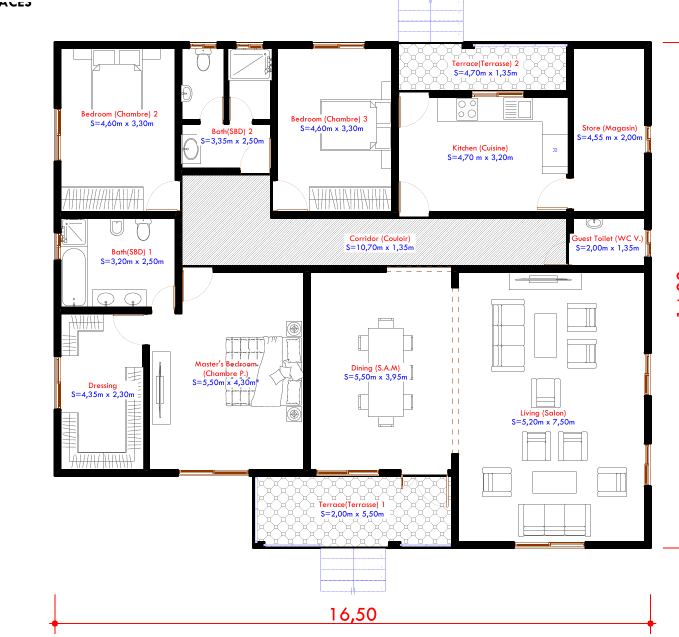
#> input picture visite_plan/jobs/V3-014/source.png, 1358 x 1273 px (shown at 1/2 size)
$ python redraw_job.py
#> lines starting #> are read from the running program, lines starting #| are printed output that depends on the picture; after the words box and inside, x2 and y2 are one past the last pixel; in counts of white or black regions, pixels touching at a corner belong together
### visite_plan/tools/redraw.py
"""Redessin d'un plan 2D au style WooPlans (référence : jobs/V3-003/plan.png) à partir de la géométrie de ses pièces.

Chaque pièce est un polygone orthogonal (coordonnées du plan source). Les bords sont recalés sur les murs détectés
dans le plan source, puis :
  - sol par type de pièce (blanc, carrelage clair des pièces d'eau, pierre grise des extérieurs) ;
  - murs noirs d'épaisseur constante sur tous les bords ; un trou dans le mur source donne une ouverture
    (porte intérieure dessinée avec son battant, porte extérieure si déclarée) ou une fenêtre bleue sur la façade ;
  - mobilier : traits fins du plan source à l'intérieur des pièces, en gris ;
  - étiquettes au style WooPlans (« Chambre 2 »), sans surface faute de PDF.
Les polygones recalés servent au voile de la vidéo, et le trajet du point est le plus court chemin entre les pièces
en passant par les ouvertures (restyle.shortest_path).
"""
import json
from pathlib import Path

import cv2
import numpy as np
from PIL import Image, ImageDraw, ImageFont

from restyle import FLOORS, FONT, label as draw_label, shortest_path, tiles

WALL = (24, 24, 24)
GLASS = (174, 214, 236)
GLASS_EDGE = (120, 170, 200)
FURN = (128, 128, 126)


def edges(poly):
    return [(poly[i], poly[(i + 1) % len(poly)]) for i in range(len(poly))]


# [216 lines left out: functions snap_polys, unify, gaps_along, redraw, not called in this run]


def paths_json(job, rooms, polys, walls, start, order, clear_px=7, crop=(0, 0), scale=1.0, footprint=None):
    """paths.json pour la scène (coordonnées de plan.png = (x - crop) * scale)."""
    by = {r["name"]: r for r in rooms}
    fp = np.zeros(walls.shape, np.uint8)
    for p in polys.values():
        cv2.fillPoly(fp, [np.array(p, np.int32)], 1)
    fp = cv2.dilate(fp, np.ones((3, 3), np.uint8))
    if footprint is not None:
        fp = fp | footprint.astype(np.uint8)
    out, pos = [], tuple(start)
    tr = lambda q: [round((q[0] - crop[0]) * scale, 1), round((q[1] - crop[1]) * scale, 1)]
    for name in order:
        r = by[name]
        stop = tuple(r["stop"])
        try:
            path = shortest_path(walls, pos, stop, clear_px, footprint=fp)
        except ValueError as e:                     # signalé : à corriger (porte non détectée)
            print("ATTENTION", name, e); path = [list(pos), list(stop)]
        out.append({"name": name, "path": [tr(q) for q in path], "poly": [tr(q) for q in polys[name]]})
        pos = stop
    Path(job, "paths.json").write_text(json.dumps({"start": tr(start), "rooms": out}, ensure_ascii=False, indent=1),
                                       encoding="utf-8")
    return out


def run_job(here, src, ink, rooms, order, start, crop, wall_px=13, label_boxes=(), T=20, check=True, keep_src=False,
            **kw):
    """Chaîne complète d'un job : plan.png (recadré), paths.json, paths_check.png, meta.json (plan_px).
    keep_src : le plan source est déjà au style WooPlans (rendu réaliste) ; on garde l'image, on remplace les
    étiquettes et on recale seulement les pièces et les trajets."""
    from restyle import split_ink, footprint_of
    from relabel import erase_text
    here = Path(here)
    ink = ink.copy()
    for cx, cy, w, h in label_boxes:                 # étiquettes du plan source (centre, largeur, hauteur)
        ink[max(0, cy - h // 2):cy + h // 2, max(0, cx - w // 2):cx + w // 2] = False
    raw, _ = split_ink(ink, wall_px)
    if keep_src:
        img = src.convert("RGB")
        for cx, cy, w, h in label_boxes:
            img = erase_text(img, cx, cy, w // 2, h // 2, dark=120, maxh=h + 4, grow=3)
        from restyle import room_region, polygon
        fp = footprint_of(raw, kw.get("fp_close", 120)).astype(bool)
        for r in rooms:                         # extérieurs déclarés (véranda…) : dans l'emprise
            if "poly" in r:
                m = np.zeros(raw.shape, np.uint8); cv2.fillPoly(m, [np.array(r["poly"], np.int32)], 1); fp |= m.astype(bool)
        wall_fill = raw | ~fp                   # fenêtres (trous dans les murs de façade) : on ne sort pas
        for x0, y0, x1, y1 in kw.get("closures", ()):   # passages à fermer pour le remplissage (pièce ouverte)
            wall_fill[y0:y1, x0:x1] = True
        polys = {}
        for r in rooms:
            if "seed" in r:                   # pièce fermée : remplissage exact entre les murs
                try:
                    m = room_region(wall_fill, r["seed"], kw.get("close_px", 28), r.get("box"))
                except ValueError:
                    if "poly_fallback" not in r:
                        raise
                    m = np.zeros(raw.shape, bool)
                if m.mean() > 0.15:              # fuite probable : la pièce déborde sur ses voisines
                    print("ATTENTION fuite", r["name"], round(float(m.mean()), 2))
                fb = r.get("poly_fallback")
                if fb is not None:                # remplissage trop petit (porte non fermée, mur manquant) : position reportée
                    fa = cv2.contourArea(np.array(fb, np.float32))
                    if m.sum() < 0.45 * fa or m.sum() > 1.6 * fa:
                        print("  repli", r["name"], int(m.sum()), int(fa))
                        polys[r["name"]] = [tuple(q) for q in fb]; continue
                polys[r["name"]] = [tuple(q) for q in polygon(m, 4)]
            else:
                polys[r["name"]] = [tuple(q) for q in r["poly"]]
        d = ImageDraw.Draw(img)
        for r in rooms:
            if r.get("label"):
                xs = [q[0] for q in polys[r["name"]]]; ys = [q[1] for q in polys[r["name"]]]
                c = r.get("label_xy") or r.get("seed") or ((min(xs) + max(xs)) // 2, (min(ys) + max(ys)) // 2)
                draw_label(d, c, r["label"], r.get("size", 24))
        walls = raw.copy()
        for x0, y0, x1, y1 in kw.get("closures", ()):   # murs non détectés : fermés aussi pour le trajet
            walls[y0:y1, x0:x1] = True
        for x0, y0, x1, y1 in kw.get("openings", ()):   # portes mal détectées : ouvertes pour le trajet du point
            walls[y0:y1, x0:x1] = False
    else:
        img, polys, walls = redraw(src, ink, raw, rooms, T=T, **kw)
        fp = None
    img.crop(crop).save(here / "plan.png")
    out = paths_json(here, rooms, polys, walls, start, order, crop=crop[:2], footprint=fp)
    meta = json.loads((here / "meta.json").read_text(encoding="utf-8"))
    meta["plan_px"] = [crop[2] - crop[0], crop[3] - crop[1]]
    (here / "meta.json").write_text(json.dumps(meta, ensure_ascii=False, indent=1), encoding="utf-8")
    if check:
        im = Image.open(here / "plan.png").convert("RGB"); d = ImageDraw.Draw(im, "RGBA")
        cols = [(240, 138, 46), (200, 0, 0), (0, 160, 0), (160, 0, 200), (0, 160, 160), (200, 120, 0), (255, 0, 120),
                (90, 90, 90), (0, 0, 0), (0, 120, 255), (120, 60, 0), (0, 90, 60)]
        for i, r in enumerate(out):
            c = cols[i % len(cols)]
            d.polygon([tuple(p) for p in r["poly"]], fill=c + (40,), outline=c + (255,))
            d.line([tuple(p) for p in r["path"]], fill=c + (255,), width=5)
        im.save(here / "paths_check.png")
    return polys


def blue_ink(src):
    a = np.asarray(src.convert("RGB")).astype(int)
    return ((a[..., 2] - a[..., 0]) > 60) | (a.mean(-1) < 150)

### visite_plan/tools/restyle.py
"""Rendu « style WooPlans » d'un plan 2D (référence : jobs/V3-003/plan.png) et repérage précis des pièces.

À partir d'un plan source (bleu, couleur, capture…) :
  - murs : détectés comme les traits épais, redessinés en noir plein ;
  - pièces : segmentées entre les murs (portes refermées le temps du remplissage), sol par type de pièce
    (blanc, carrelage clair des pièces d'eau, pierre grise des terrasses) ;
  - mobilier : traits fins du plan source, en gris ;
  - étiquettes : style WooPlans (Inter Bold noir, « Chambre 2 »), sans surface faute de PDF.
Les polygones des pièces et les trajets du point (plus court chemin dans les pièces, donc par les portes)
sont calculés sur la même géométrie, puis écrits dans paths.json.
"""
import heapq
import json
from pathlib import Path

import cv2
import numpy as np
from PIL import Image, ImageDraw, ImageFont

FONT = "/usr/share/fonts/opentype/inter/Inter-Bold.otf"
FLOORS = {                       # couleur de sol, couleur des joints, pas du carrelage (0 = uni)
    "sec": ((255, 255, 255), None, 0),
    "eau": ((226, 238, 246), (200, 218, 232), 26),
    "cuisine": ((240, 240, 238), (222, 222, 218), 30),
    "ext": ((228, 228, 226), (210, 210, 206), 0),
    "garage": ((236, 233, 228), None, 0),
}
INK_WALL = (22, 22, 22)
INK_FURN = (120, 120, 118)


def disk(r):
    return cv2.getStructuringElement(cv2.MORPH_ELLIPSE, (2 * r + 1, 2 * r + 1))


def split_ink(ink, wall_px, min_area=12, close_px=4, min_len=45, min_wall=60, drop=(), rect_t=0):
    """ink (bool) -> (murs, mobilier). Murs = traits d'au moins wall_px d'épaisseur et min_len de long,
    horizontaux ou verticaux (les plans sont orthogonaux) ; le reste est du mobilier."""
    m = ink.astype(np.uint8)
    for x0, y0, x1, y1 in drop:
        m[y0:y1, x0:x1] = 0
    cl = cv2.morphologyEx(m, cv2.MORPH_CLOSE, disk(close_px)) if close_px else m
    rk = lambda w, h: cv2.getStructuringElement(cv2.MORPH_RECT, (w, h))
    wh = cv2.morphologyEx(cl, cv2.MORPH_OPEN, rk(min_len, wall_px))
    wv = cv2.morphologyEx(cl, cv2.MORPH_OPEN, rk(wall_px, min_len))
    if rect_t:                               # murs redressés : barres droites d'épaisseur constante rect_t
        out = np.zeros_like(m)
        for mask, horiz in ((wh, True), (wv, False)):
            n, lab, st, _ = cv2.connectedComponentsWithStats(mask, 8)
            for i in range(1, n):
                x, y, w, h, _ = st[i]
                thick = h if horiz else w
                if thick <= 2.4 * wall_px:
                    if horiz:
                        cy = y + h // 2; out[cy - rect_t // 2:cy + (rect_t + 1) // 2, x:x + w] = 1
                    else:
                        cx = x + w // 2; out[y:y + h, cx - rect_t // 2:cx + (rect_t + 1) // 2] = 1
                else:
                    out[lab == i] = 1
        walls = out
    else:
        walls = wh | wv
    n, lab, st, _ = cv2.connectedComponentsWithStats(walls, 8)
    keep = np.zeros_like(walls)
    for i in range(1, n):
        if max(st[i, 2], st[i, 3]) >= min_wall:
            keep[lab == i] = 1
    walls = cv2.morphologyEx(keep, cv2.MORPH_OPEN, rk(3, 3))
    furn = m & (1 - cv2.dilate(walls, disk(3)))
    n, lab, st, _ = cv2.connectedComponentsWithStats(furn, 8)
    keepf = np.zeros_like(furn)
    for i in range(1, n):
        if st[i, 4] >= min_area:
            keepf[lab == i] = 1
    return walls.astype(bool), keepf.astype(bool)


# [87 lines left out: functions vector_walls, room_region, polygon, tiles, not called in this run]


def label(draw, xy, text, size=24):
    f = ImageFont.truetype(FONT, size)
    lines = text.split("\n")
    lh = int(size * 1.2)
    y0 = xy[1] - lh * (len(lines) - 1) / 2
    for i, t in enumerate(lines):
        draw.text((xy[0], y0 + i * lh), t, font=f, fill=(20, 20, 20), anchor="mm",
                  stroke_width=3, stroke_fill=(255, 255, 255))


# [28 lines left out: function render, not called in this run]


def shortest_path(walls, a, b, clear_px=6, step=3, footprint=None):
    """Plus court chemin de a à b hors des murs (marge clear_px), sur une grille de pas step ; préfère le milieu des passages."""
    free = 1 - cv2.dilate(walls.astype(np.uint8), disk(clear_px))
    if footprint is not None:
        free &= footprint.astype(np.uint8)
    dist = cv2.distanceTransform(free, cv2.DIST_L2, 5)
    fs, ds = free[::step, ::step], dist[::step, ::step]
    H, W = fs.shape
    cost = 1.0 + 6.0 / (1.0 + ds)
    s = (a[1] // step, a[0] // step); g = (b[1] // step, b[0] // step)
    for p in (s, g):
        if not fs[p]:
            raise ValueError(f"point {p[1]*step, p[0]*step} hors de l'espace libre")
    best = np.full((H, W), np.inf); best[s] = 0; prev = {}
    q = [(0.0, s)]
    nb = [(-1, 0, 1), (1, 0, 1), (0, -1, 1), (0, 1, 1), (-1, -1, 1.414), (-1, 1, 1.414), (1, -1, 1.414), (1, 1, 1.414)]
    while q:
        c, p = heapq.heappop(q)
        if p == g:
            break
        if c > best[p]:
            continue
        for dy, dx, k in nb:
            n = (p[0] + dy, p[1] + dx)
            if 0 <= n[0] < H and 0 <= n[1] < W and fs[n]:
                nc = c + k * cost[n]
                if nc < best[n]:
                    best[n] = nc; prev[n] = p; heapq.heappush(q, (nc, n))
    if g not in prev and g != s:
        raise ValueError(f"aucun passage entre {a} et {b}")
    pts = [g]
    while pts[-1] != s:
        pts.append(prev[pts[-1]])
    pts = [(p[1] * step, p[0] * step) for p in reversed(pts)]
    simp = [tuple(map(float, p[0])) for p in cv2.approxPolyDP(np.array(pts, np.int32).reshape(-1, 1, 2), 4, False)]
    for _ in range(2):                        # lissage (Chaikin) : le point tourne au lieu de pivoter
        if len(simp) < 3:
            break
        sm = [simp[0]]
        for p, q in zip(simp, simp[1:]):
            sm += [(0.75 * p[0] + 0.25 * q[0], 0.75 * p[1] + 0.25 * q[1]), (0.25 * p[0] + 0.75 * q[0], 0.25 * p[1] + 0.75 * q[1])]
        sm.append(simp[-1]); simp = sm
    return [[round(x, 1), round(y, 1)] for x, y in simp]


def footprint_of(walls, close_px=60):
    """Emprise du bâtiment : murs refermés (fenêtres, portes), puis tout ce qui n'est pas joignable depuis le bord."""
    pad = 2 * close_px + 10
    m = cv2.copyMakeBorder(walls.astype(np.uint8), pad, pad, pad, pad, cv2.BORDER_CONSTANT, value=0)
    k = cv2.getStructuringElement(cv2.MORPH_RECT, (2 * close_px + 1, 2 * close_px + 1))
    m = cv2.morphologyEx(m, cv2.MORPH_CLOSE, k)
    ext = (1 - m).astype(np.uint8)
    ff = np.zeros((ext.shape[0] + 2, ext.shape[1] + 2), np.uint8)
    cv2.floodFill(ext, ff, (0, 0), 2)
    fp = (ext != 2).astype(np.uint8)
    return fp[pad:-pad, pad:-pad]


# [29 lines left out: functions write_paths, check_image, not called in this run]

### visite_plan/jobs/V3-014/redraw_job.py
"""V3-014 : plan de distribution du catalogue conservé (fond blanc, murs noirs), noms anglais remplacés par des
étiquettes WooPlans en français, surfaces du plan (S=…) conservées, pièces recalées, trajets par les portes."""
import sys
from pathlib import Path
import cv2
import numpy as np
from PIL import Image
HERE = Path(__file__).resolve().parent
sys.path.insert(0, str(HERE.parents[1] / "tools"))
from redraw import run_job

src = Image.open(HERE / "source.png").convert("RGB")
#> src is the input picture: PIL image 1358x1273 RGB; mean R, G, B 231.9, 230, 230.6
a = np.asarray(src).astype(int)
# noms des pièces (rouge, « Bedroom (Chambre) 2 »…) : effacés, les dimensions (bleu) restent
red = (a[..., 0] > 150) & (a[..., 1] < 140) & (a[..., 2] < 140) & (a[..., 0] - a[..., 1] > 60)
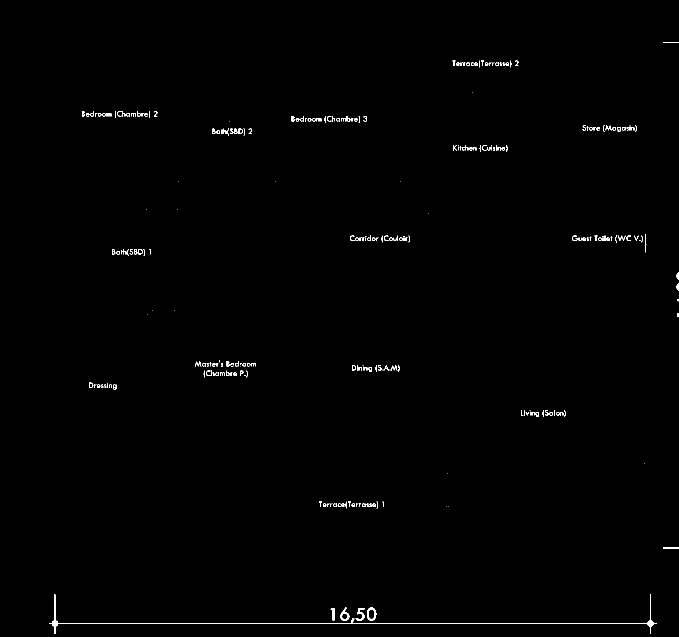
#> red: shape (1273, 1358) bool (shown at 1/2 size); 0.55% white in thin lines or dots, all inside (x1, y1, x2, y2) = (98, 84, 1358, 1268)
NAMES = [(895, 118, 152, 20), (154, 219, 171, 20), (573, 229, 171, 20), (1155, 247, 128, 20), (415, 254, 99, 20),
         (896, 287, 129, 20), (690, 468, 140, 20), (1134, 468, 161, 20), (214, 495, 97, 20), (380, 718, 142, 40),
         (694, 727, 115, 20), (168, 762, 75, 20), (1032, 817, 109, 20), (628, 1000, 149, 20)]
txt = np.zeros(red.shape, bool)
for x, y, w, h in NAMES:
    txt[y - 2:y + h + 2, x - 2:x + w + 2] = True
kill = cv2.dilate((red & txt).astype(np.uint8), np.ones((3, 3), np.uint8)).astype(bool)
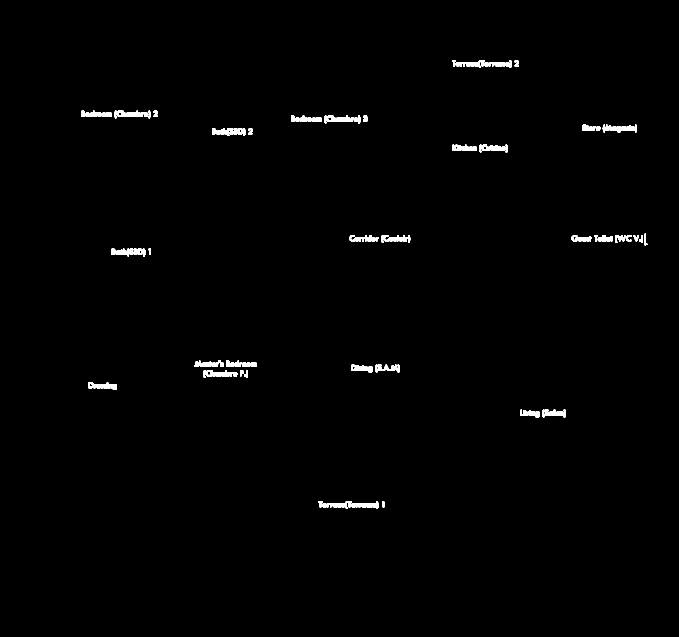
#> kill: shape (1273, 1358) bool (shown at 1/2 size); 0.86% white; 45 white regions, largest, box (x1, y1, x2, y2) and area: (424, 256, 491, 272) 724, (648, 231, 721, 247) 686, (1205, 249, 1274, 265) 669
b = np.asarray(src).copy(); b[kill] = 255
#> after `b[kill] = 255`:
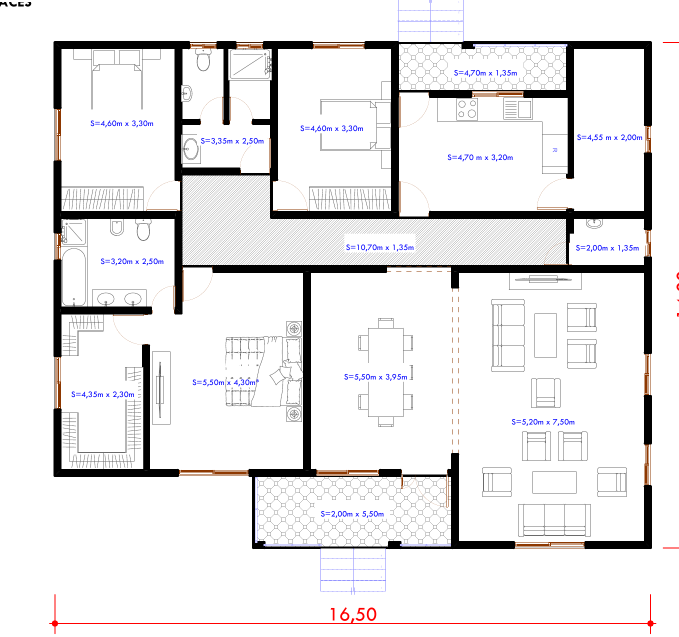
#> b: shape (1273, 1358, 3) (shown at 1/2 size); 0.56% of pixels changed, all inside (x1, y1, x2, y2) = (163, 120, 1295, 1018)
b[0:20, 0:90] = 255                                   # reste du titre « …ACES » en haut à gauche
#> b: shape (1273, 1358, 3); 0.02% of pixels changed, all inside (x1, y1, x2, y2) = (0, 4, 63, 14)
src = Image.fromarray(b)
a = b.astype(int)
ink = (a.mean(-1) < 110) & ((a.max(-1) - a.min(-1)) < 40)
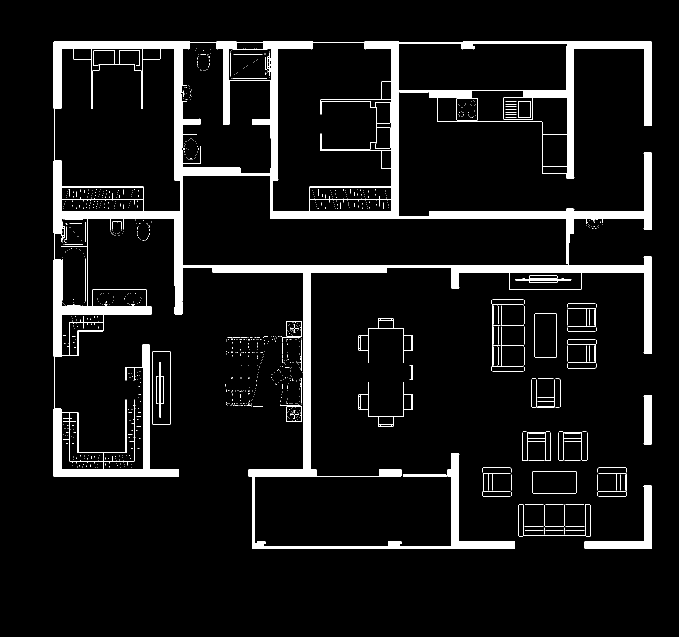
#> ink: shape (1273, 1358) bool (shown at 1/2 size); 8.1% white; 963 white regions (846 under 20 px), largest, box (x1, y1, x2, y2) and area: (107, 82, 1304, 1098) 121748, (1169, 970, 1304, 1098) 3947, (1287, 790, 1304, 889) 1584

R = lambda x0, y0, x1, y1: [(x0, y0), (x1, y0), (x1, y1), (x0, y1)]
ROOMS = [
    dict(name="Terrasse 1", label="Terrasse", poly=R(514, 946, 900, 1088), label_xy=(707, 990), size=22, stop=(707, 1030)),
    dict(name="Salle à manger", label="Salle à manger", poly=R(622, 548, 910, 940), label_xy=(765, 718), size=22,
         stop=(760, 880)),
    dict(name="Salon", label="Salon", poly=R(918, 548, 1290, 1083), label_xy=(1086, 808), stop=(1000, 800)),
    dict(name="Cuisine", label="Cuisine", poly=R(800, 192, 1134, 424), label_xy=(960, 278), stop=(940, 380)),
    dict(name="Magasin", label="Magasin", poly=R(1148, 97, 1290, 424), label_xy=(1219, 238), size=22, stop=(1210, 360)),
    dict(name="Terrasse 2", label="Terrasse", poly=R(800, 90, 1134, 180), label_xy=(970, 110), size=20, stop=(860, 135)),
    dict(name="Couloir", label="Couloir", poly=[(366, 352), (540, 352), (540, 438), (1134, 438), (1134, 530),
                                               (366, 530)], label_xy=(760, 462), size=22, stop=(700, 495)),
    dict(name="WC visiteurs", label="WC", poly=R(1148, 440, 1290, 530), label_xy=(1215, 465), size=18, stop=(1190, 505)),
    dict(name="Chambre 3", label="Chambre 3", poly=R(556, 97, 783, 424), label_xy=(660, 222), stop=(640, 380)),
    dict(name="SDB 2", label="SDB", poly=R(365, 97, 540, 345), label_xy=(462, 245), size=20, stop=(500, 320)),
    dict(name="Chambre 2", label="Chambre 2", poly=R(122, 97, 350, 424), label_xy=(238, 212), stop=(280, 380)),
    dict(name="SDB 1", label="SDB", poly=R(122, 438, 350, 612), label_xy=(262, 486), size=20, stop=(300, 560)),
    dict(name="Chambre parentale", label="Chambre\nparentale", poly=[(365, 545), (608, 545), (608, 940), (300, 940),
         (300, 628), (365, 628)], label_xy=(450, 715), size=22, stop=(420, 820)),
    dict(name="Dressing", label="Dressing", poly=R(122, 628, 288, 940), label_xy=(205, 752), size=20, stop=(220, 860)),
]
ORDER = ["Terrasse 1", "Salle à manger", "Salon", "Cuisine", "Magasin", "Terrasse 2", "Couloir", "WC visiteurs",
         "Chambre 3", "SDB 2", "Chambre 2", "Chambre parentale", "SDB 1", "Dressing"]
run_job(HERE, src, ink, ROOMS, ORDER, (706, 1078), (90, 0, 1318, 1188), wall_px=10, keep_src=True, fp_close=300,
        closures=[(625, 934, 800, 960), (940, 178, 1050, 197)])   # fenêtres de la salle à manger et de la cuisine
#> in split_ink, `cl = cv2.morphologyEx(m, cv2.MORPH_CLOSE, disk(close_px)) if close_px ..`:
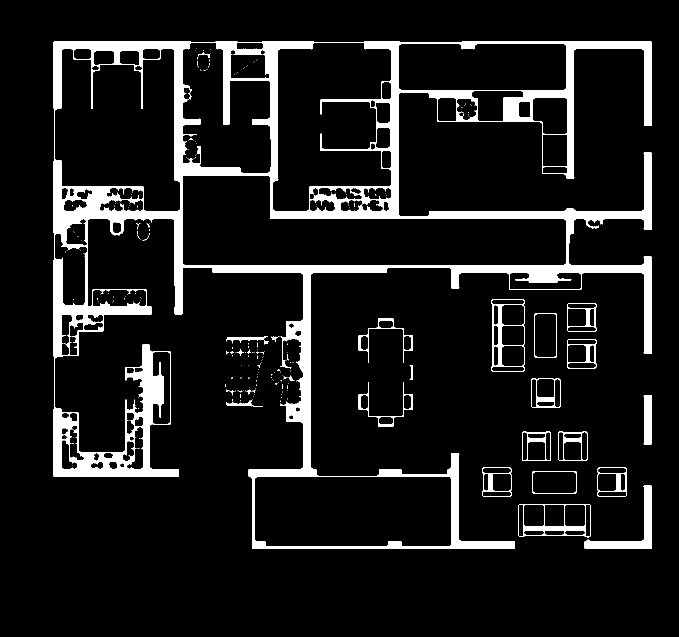
#> cl: shape (1273, 1358) (shown at 1/2 size); values 0 (black) and 1 (white), 9.9% white; 225 white regions (196 under 20 px), largest, box (x1, y1, x2, y2) and area: (107, 82, 1304, 1098) 152407, (1169, 970, 1304, 1098) 3964, (983, 598, 1049, 744) 2029
#> in split_ink, `wh = cv2.morphologyEx(cl, cv2.MORPH_OPEN, rk(min_len, wall_px))`:
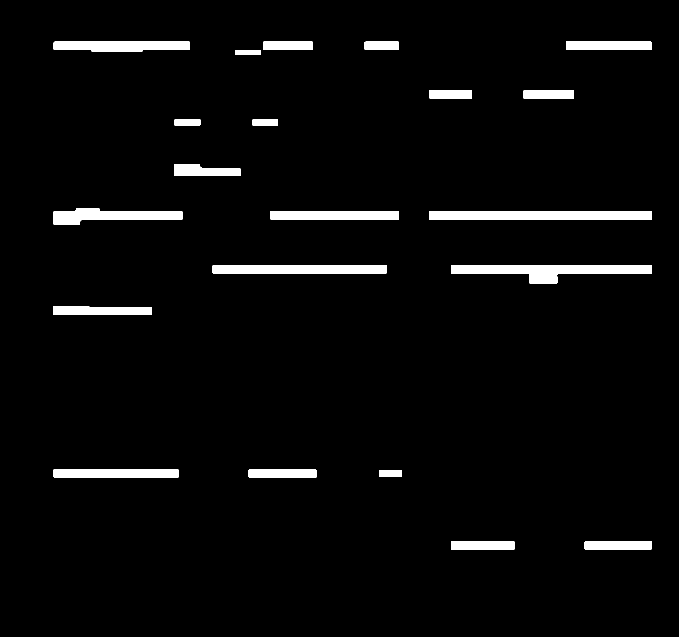
#> wh: shape (1273, 1358) (shown at 1/2 size); values 0 (black) and 1 (white), 3.5% white; 21 white regions, largest, box (x1, y1, x2, y2) and area: (902, 531, 1304, 567) 7570, (858, 423, 1304, 439) 7136, (425, 531, 774, 547) 5582
#> (the rest of the program and of its run is left out)
